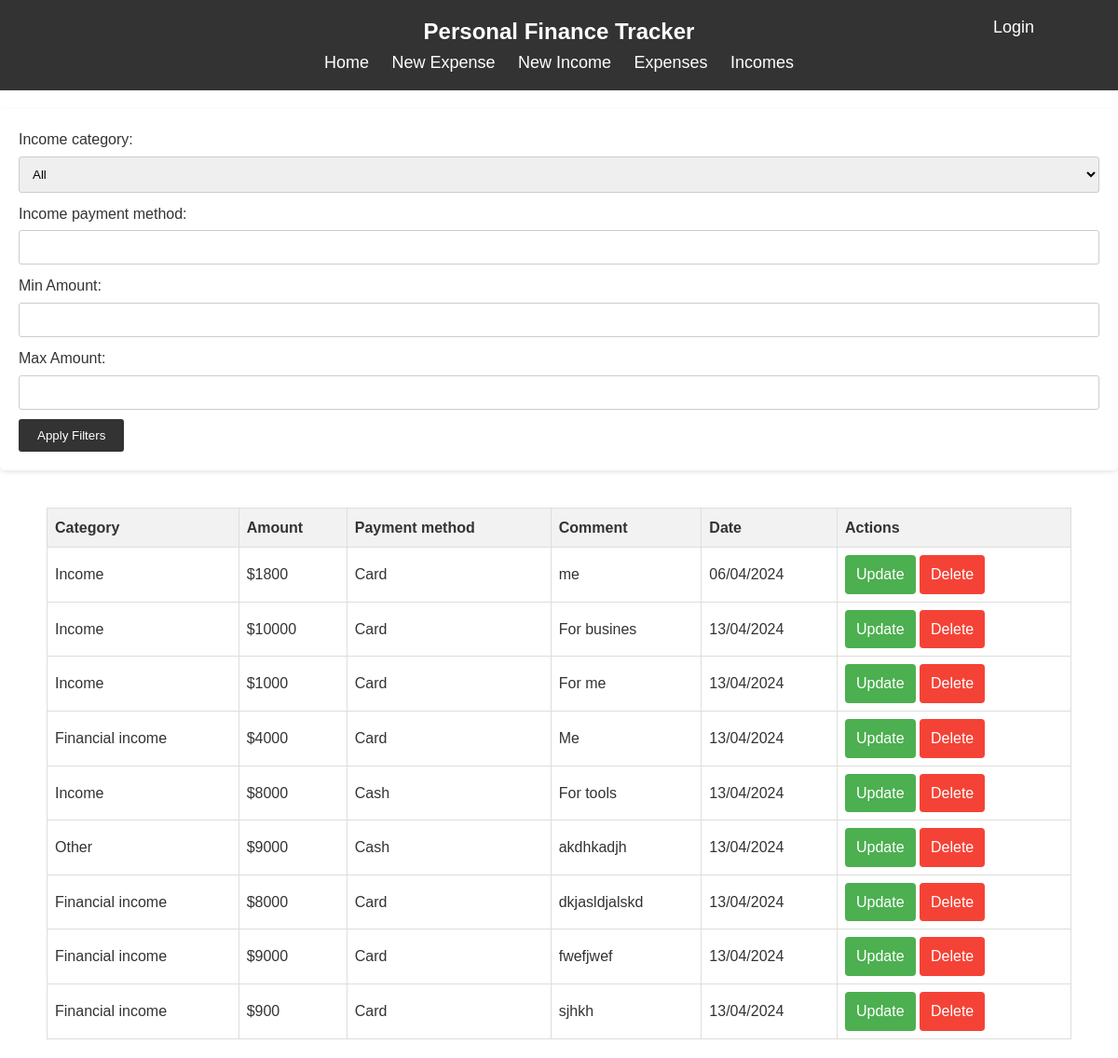
The page /search-income/ on the database as committed earlier.
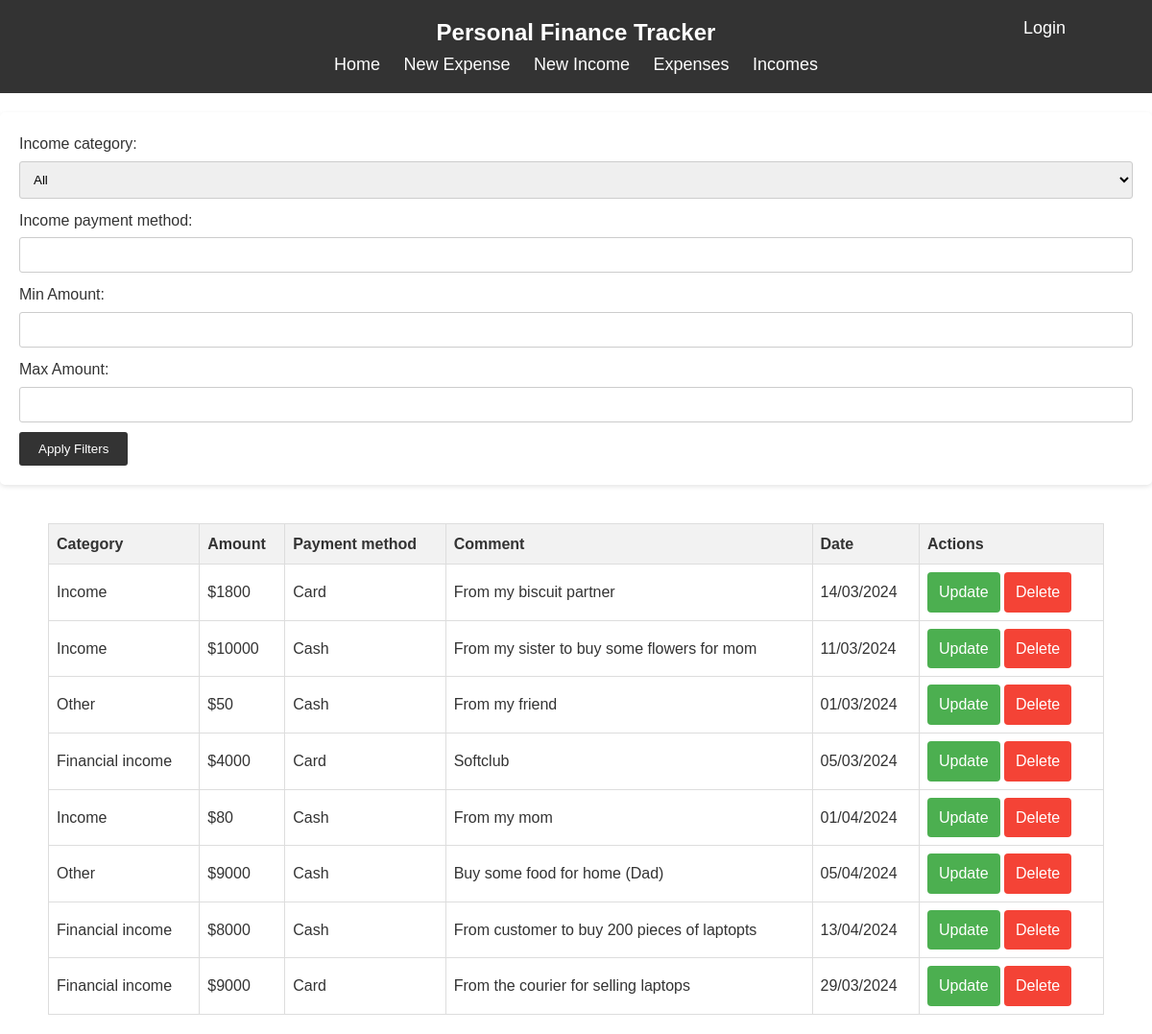
The same page on the database as committed later.
### app/models.py (models this page shows)
class Income(models.Model):
    IncomeCategory = (
        ('Financial income', 'Financial income'),
        ('Income', 'Income'),
        ('Other', 'Other')
    )
    user = models.ForeignKey(User, on_delete=models.CASCADE, null=True, blank=True, related_name='incomes')
    income_category = models.CharField(max_length=50, choices=IncomeCategory)
    income_amount = models.IntegerField(default=0)
    income_payment_method = models.CharField(max_length=50, choices=PAYMENT_METHOD)
    income_date = models.DateField(default=timezone.now)
    income_comment = models.TextField(null=False)

### app/views.py (the view)
# urls.py: path('search-income/', income_list, name='search_income'),
def income_list(request):
    form = IncomeFilterForm(request.GET)
    incomes = Income.objects.all()  # Changed 'expenses' to 'incomes'
    if form.is_valid():
        if form.cleaned_data['income_category']:
            incomes = incomes.filter(income_category=form.cleaned_data['income_category'])  # Changed 'expenses' to 'incomes'
        if form.cleaned_data['income_payment_method']:
            incomes = incomes.filter(income_payment_method=form.cleaned_data['income_payment_method'])  # Changed 'expenses' to 'incomes'
        if form.cleaned_data['min_amount']:
            incomes = incomes.filter(income_amount__gte=form.cleaned_data['min_amount'])
        if form.cleaned_data['max_amount']:
            incomes = incomes.filter(income_amount__lte=form.cleaned_data['max_amount'])
    return render(request, 'income_list.html', {'form': form, 'incomes': incomes})  # Changed 'expenses' to 'incomes', and 'expense_list.html' to 'income_list.html'

### app/forms.py
class IncomeFilterForm(forms.Form):
    IncomeCategory = (
        ('', 'All'),
        ('Financial income', 'Financial income'),
        ('Income', 'Income'),
        ('Other', 'Other')
    )
    income_category = forms.ChoiceField(choices=IncomeCategory, required=False)
    income_payment_method = forms.CharField(max_length=50, required=False)  # Assuming you have defined PAYMENT_METHOD elsewhere
    min_amount = forms.IntegerField(label='Min Amount', required=False)
    max_amount = forms.IntegerField(label='Max Amount', required=False)
    def clean(self):
        cleaned_data = super().clean()
        min_amount = cleaned_data.get('min_amount')
        max_amount = cleaned_data.get('max_amount')
        if min_amount is not None and max_amount is not None:
            if min_amount > max_amount:
                raise forms.ValidationError("Min amount cannot be greater than max amount.")
        return cleaned_data

### app/templates/income_list.html
{% extends "base.html" %}
{% block content %}
<form method="get">
    {{ form.as_p }}
    <button type="submit">Apply Filters</button>
</form>
{% if incomes %}
<div class="right" style="padding: 20px 50px; text-align: center;">
<table class="income-table" style="border-collapse: collapse;">
    <thead>
        <tr style="background-color: #f2f2f2;">
            <th style="border: 1px solid #ddd; padding: 8px;">Category</th>
            <th style="border: 1px solid #ddd; padding: 8px;">Amount</th>
            <th style="border: 1px solid #ddd; padding: 8px;">Payment method</th>
            <th style="border: 1px solid #ddd; padding: 8px;">Comment</th>
            <th style="border: 1px solid #ddd; padding: 8px;">Date</th>
            <th style="border: 1px solid #ddd; padding: 8px;">Actions</th>
        </tr>
    </thead>
    <tbody>
        {% for income in incomes %}
        <tr style="background-color: #ffffff;">
            <td style="border: 1px solid #ddd; padding: 8px;">{{ income.get_income_category_display }}</td>
            <td style="border: 1px solid #ddd; padding: 8px;">${{ income.income_amount }}</td>
            <td style="border: 1px solid #ddd; padding: 8px;">{{ income.get_income_payment_method_display }}</td>
            <td style="border: 1px solid #ddd; padding: 8px;">{{ income.income_comment }}</td>
            <td style="border: 1px solid #ddd; padding: 8px;">{{ income.income_date|date:"d/m/Y" }}</td>
            <td style="border: 1px solid #ddd; padding: 8px;">
                <a href="{% url 'update_in' pk=income.pk %}" style="background-color: #4CAF50; color: white; padding: 8px 12px; text-align: center; text-decoration: none; display: inline-block; border-radius: 4px;">Update</a>
                <a href="{% url 'delete_in' pk=income.pk %}" style="background-color: #f44336; color: white; padding: 8px 12px; text-align: center; text-decoration: none; display: inline-block; border-radius: 4px;">Delete</a>
            </td>
        </tr>
        {% endfor %}
    </tbody>
</table>
</div>
{% else %}
    <p>No incomes found.</p>
{% endif %}
{% endblock content %}

Rows that differ between the two databases and show on the page:
removed Income: income_category "Financial income", income_amount "900", income_payment_method "Card", income_comment "sjhkh", income_date "13/04/2024"
changed Income: income_comment "me" → "From my biscuit partner"; income_date "06/04/2024" → "14/03/2024"
changed Income: income_payment_method "Card" → "Cash"; income_comment "For busines" → "From my sister to buy some flowers for mom"; income_date "13/04/2024" → "11/03/2024"
changed Income: income_category "Income" → "Other"; income_amount "1000" → "50"; income_payment_method "Card" → "Cash"; income_comment "For me" → "From my friend"; income_date "13/04/2024" → "01/03/2024"
changed Income: income_comment "Me" → "Softclub"; income_date "13/04/2024" → "05/03/2024"
changed Income: income_amount "8000" → "80"; income_comment "For tools" → "From my mom"; income_date "13/04/2024" → "01/04/2024"
changed Income: income_comment "akdhkadjh" → "Buy some food for home (Dad)"; income_date "13/04/2024" → "05/04/2024"
changed Income: income_payment_method "Card" → "Cash"; income_comment "dkjasldjalskd" → "From customer to buy 200 pieces of laptopts"
changed Income: income_comment "fwefjwef" → "From the courier for selling laptops"; income_date "13/04/2024" → "29/03/2024"
